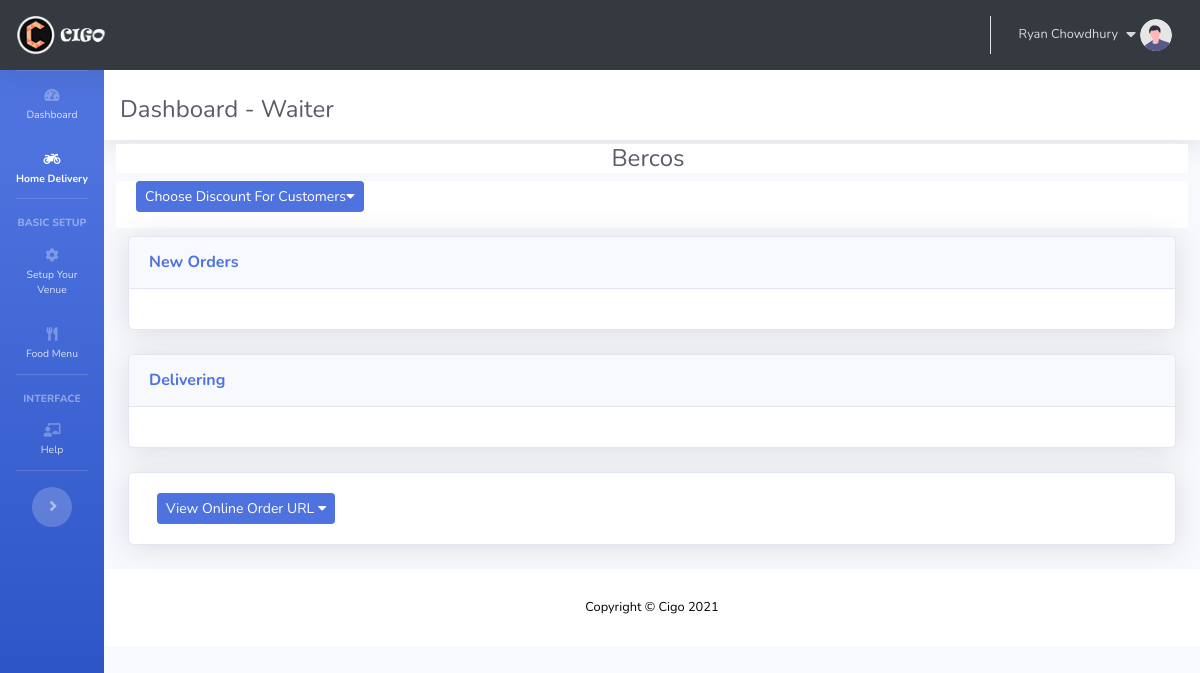
/deliverydashboard/ (signed in), run on an earlier commit of the app's database.
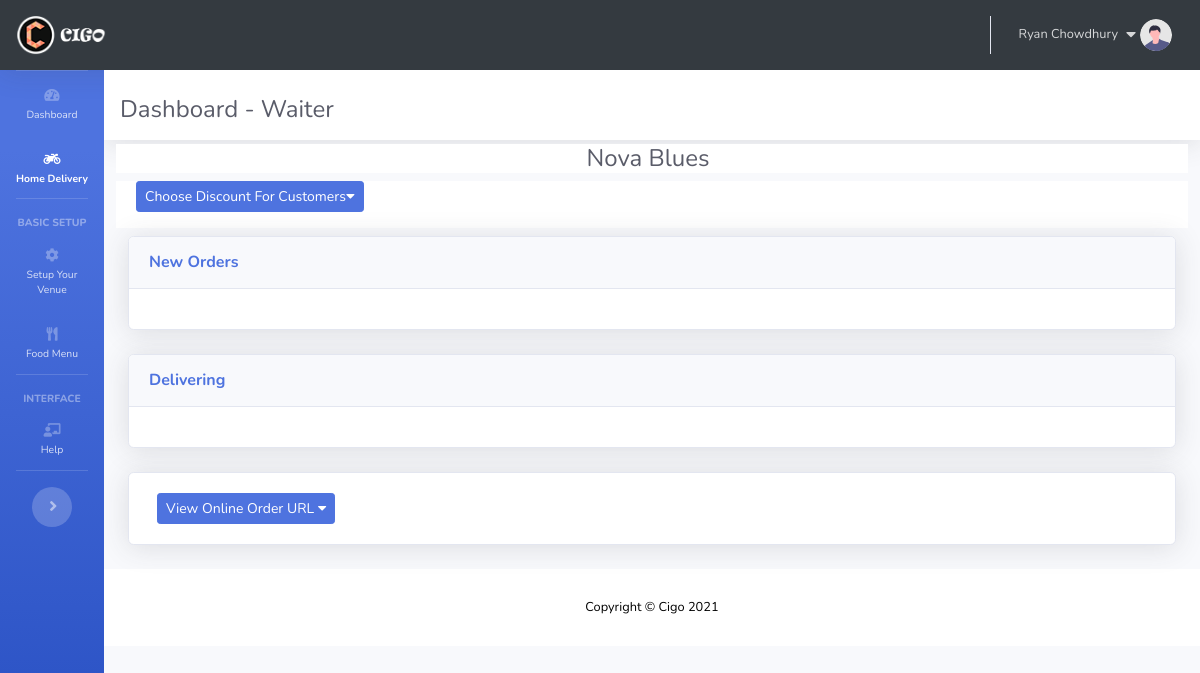
And on a later commit of the database.
### setup/models.py (models this page shows, shortened)
class Venue(models.Model):
	venueid = models.AutoField(primary_key=True)
	venuename = models.CharField(max_length=50)
	owner = models.ForeignKey(User, on_delete=models.CASCADE)
	notables = models.IntegerField(default=0)

### deliverydashboard/views.py (the view, shortened to what this page needs)
# urls.py: path('deliverydashboard/', include('deliverydashboard.urls')),
@login_required(login_url="/home/")
def deliverydashboard(request):
	if request.user.groups.exists():
		group = request.user.groups.all()[0].name
		if group == 'Owner':
			venue= Venue.objects.filter(owner=request.user)
			try:
				discountmodel = Discount.objects.get(restaurant=venue[0])
				discount = discountmodel.discount
			except:
				discount = 30
			params = {
			'restaurantname':venue[0].venuename,
			'discount':discount,
			'venueid':venue[0].venueid
			}
			return render(request,'app/deliverydashboard/deliverydashboard.html',params)

### dashboard/templatetags/auth_extras.py (called while the page is built)
@register.filter(name='has_group')
def has_group(user, group_name):
    group = Group.objects.get(name=group_name)
    return True if group in user.groups.all() else False

### templates/app/deliverydashboard/deliverydashboard.html (shortened to what this page needs)
{% extends "app/appbase.html" %}
{% load qr_code %}
{% load static %}
{% block homedelactive %}active{% endblock homedelactive %}
{% block pageheading %}
<h4 class="text-gray-800 mt-3 ">Dashboard - Waiter</h4>
{% endblock pageheading %}
{% block body %}
<div class="container-fluid">
    <div class="row">
        <div class="col-xl-12 col-md-12 mb-2 bg-white ">
            <center>
                <h4 class=" mb-0 text-gray-800 mr-2">{{restaurantname}}</h4>
            </center>
        </div>
    </div>
    <div class="row">
        <div class="col-xl-12 col-lg-12 col-md-12 mb-2 bg-white ">
            <button class="btn btn-primary mx-2 mb-3 btn-sm" type="button" data-toggle="collapse" data-target="#discount">
                Choose Discount For Customers<i class="fas fa-caret-down"></i>
            </button>
        </div>
    </div>
    <div class="row">
        <div class="col-xl-12 col-lg-12 col-md-12">
            <div class="card shadow mb-4">
                <div class="card-header py-3 d-flex flex-row align-items-center justify-content-between">
                    <h6 class="m-0 font-weight-bold text-primary">New Orders</h6>
                </div>
                <div class="card-body">
                </div>
            </div>
        </div>
        <div class="col-xl-12 col-lg-12 col-md-12">
            <div class="card shadow mb-4">
                <a name="revenue">
                    <div class="card-header py-3 d-flex flex-row align-items-center justify-content-between">
                        <h6 class="m-0 font-weight-bold text-primary">Delivering</h6>
                    </div>
                </a>
                <div class="card-body">
                </div>
            </div>
        </div>
        <div class="col-xl-12 col-lg-12 col-md-12">
            <div class="card shadow mb-4">
                <div class="card-body">
                    <button class="btn btn-primary mx-2 btn-sm" type="button" data-toggle="collapse" data-target="#url">
                        View Online Order URL <i class="fas fa-caret-down"></i>
                    </button>
                </div>
            </div>
        </div>
    </div>
</div>
{% endblock body %}

What changed in the data, as far as the page shows it:
changed Venue: venuename "Bercos" → "Nova Blues"
